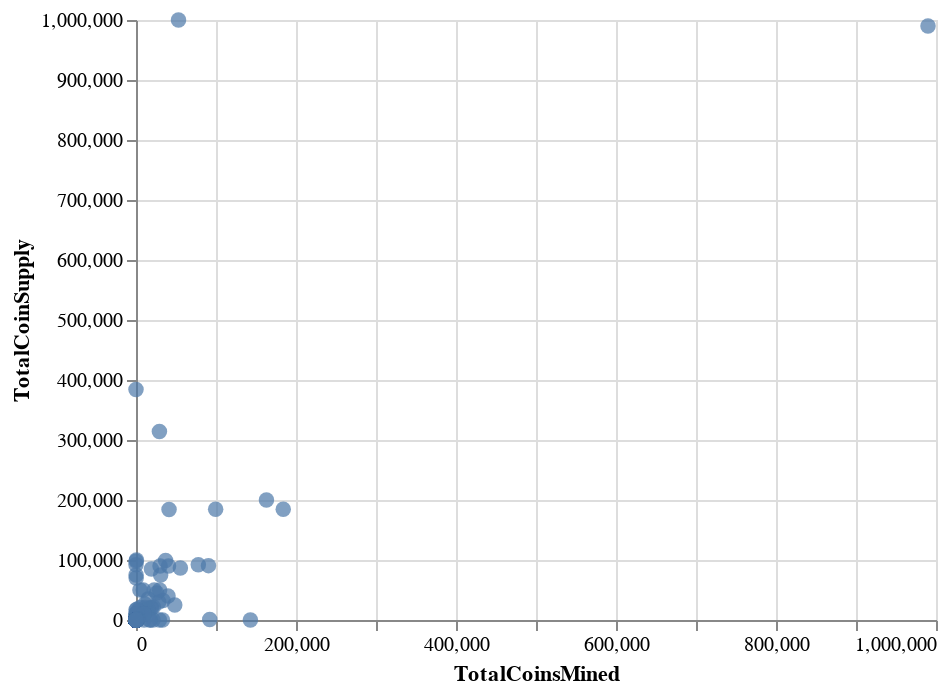

Write notebook code for a chart like this one.
### Code cell
# Plot the scatter with x="TotalCoinsMined" and y="TotalCoinSupply"
alt.Chart(clustered_df).mark_circle(size=60).encode(
    x="TotalCoinsMined", 
    y="TotalCoinSupply",
)

### Figure 1 — Vega-Lite specification as saved in the notebook (floating-point values rounded to 4 significant figures; data arrays with more than 128 entries replaced by an {"elided": "..."} marker saying what was removed)
{"config": {"view": {"continuousWidth": 400, "continuousHeight": 300}}, "data": {"name": "data-9628279476af0a21de256934336c74d7"}, "mark": {"type": "circle", "size": 60}, "encoding": {"x": {"type": "quantitative", "field": "TotalCoinsMined"}, "y": {"type": "quantitative", "field": "TotalCoinSupply"}}, "$schema": "https://vega.github.io/schema/vega-lite/v4.8.1.json", "datasets": {"data-9628279476af0a21de256934336c74d7": {"elided": "532 records"}}}
